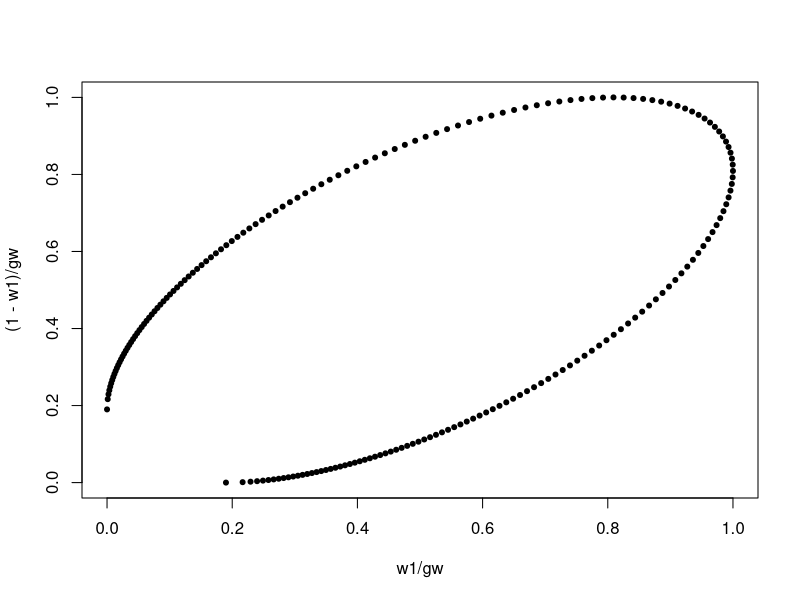

This figure's R source:
## Gauge functions
gauss_gauge <- function(w, dep_par = 0.5) {
  if(!is.null(nrow(w))) {
    d <- ncol(w)
    sigma <- matrix(dep_par, d, d)
    diag(sigma) <- 1
    sigma_inv <- solve(sigma)
    sqrt_w <- sqrt(w)
    return(rowSums((sqrt_w %*% sigma_inv) * sqrt_w))
  } else {
    top <- w + (1 - w) - 2 * dep_par * sqrt(w * (1 - w))
    return(top/(1-dep_par^2))
  }
}

logistic_gauge <- function(w, dep_par = 0.5) {
  gamma_inv <- 1 / dep_par
  if(!is.null(nrow(w))) {
    d <- ncol(w)
    min_vec <- apply(w, 1, min)
    return(gamma_inv * rowSums(w_mat) + (1 - d * gamma_inv) * min_vec)
  } else {
    return(gamma_inv * pmax(w, (1 - w)) + (1-gamma_inv)*pmin(w,(1 - w)))
  }
}

inv_log_gauge <- function(w, dep_par = 0.5) {
  gamma_inv <- 1 / dep_par
  if(!is.null(nrow(w))) {
    sum_part <- apply(w, 2, function(col) col^gamma_inv)
    return(rowSums(sum_part)^dep_par)
  } else {
    return((w^gamma_inv + (1 - w)^gamma_inv)^dep_par)
  }
}

w1 <- seq(0, 1, length.out = 200)
gw <- gauss_gauge(w1, 0.9)
plot(w1 / gw, (1-w1)/gw, pch = 20)

w1 <- runif(7)
w2 <- runif(7)
w3 <- runif(7)
w_mat <- cbind(w1, w2, w3)
row_sums_w <- rowSums(w_mat)
w1 <- w1 / row_sums_w
w2 <- w2 / row_sums_w
w3 <- w3 / row_sums_w
w_mat <- cbind(w1, w2, w3) |> as.matrix(nrow = 7, ncol = 3)
gauss_gauge(w_mat, 0.1)
gauss_gauge(w1, 0.1)
inv_log_gauge(w_mat, 0.1)

asym_log_gauge <- function(w, dep_par = 0.5, thetas) {
  r_inv <- 1/dep_par
  return(pmin((w + (1 - w)), (r_inv * pmax(w, (1 - w)) + (1-r_inv)*pmin(w,(1 - w)))))
}



dirichlet_gauge <- function(w, dep_par) {
  theta1 <- dep_par[1]
  theta2 <- dep_par[2]
  return((1 + theta1 + theta2) * pmax(w, (1 - w)) - (theta1 * w + theta2 * (1 - w)))
}

rectangular_gauge <- function(w, dep_par) {
  return(pmax((w - (1 - w)) / dep_par, ((1 - w) - w) / dep_par, (w + (1 - w)) / (2 - dep_par)))
}
